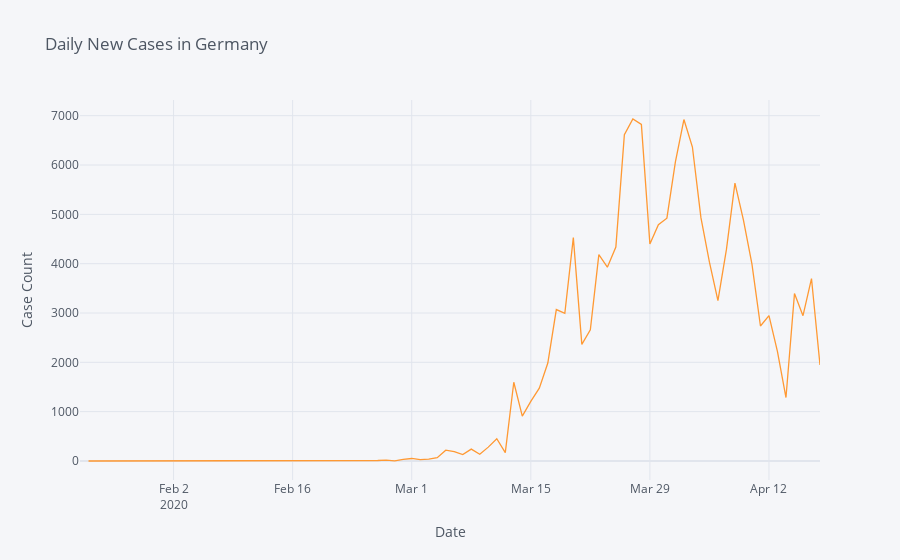

The cell this chart's notebook holds for it:
### Code cell
country_increase_rate(df, "Germany")

### Figure 1 — Plotly figure (JSON) as saved in the notebook; plotly's stock layout.template omitted (floating-point values rounded to 4 significant figures)
{"data": [{"line": {"color": "rgba(255, 153, 51, 1.0)", "dash": "solid", "shape": "linear", "width": 1.3}, "mode": "lines", "name": "y", "text": "", "type": "scatter", "x": ["2020-01-22", "2020-01-23", "2020-01-24", "2020-01-25", "2020-01-26", "2020-01-27", "2020-01-28", "2020-01-29", "2020-01-30", "2020-01-31", "2020-02-01", "2020-02-02", "2020-02-03", "2020-02-04", "2020-02-05", "2020-02-06", "2020-02-07", "2020-02-08", "2020-02-09", "2020-02-10", "2020-02-11", "2020-02-12", "2020-02-13", "2020-02-14", "2020-02-15", "2020-02-16", "2020-02-17", "2020-02-18", "2020-02-19", "2020-02-20", "2020-02-21", "2020-02-22", "2020-02-23", "2020-02-24", "2020-02-25", "2020-02-26", "2020-02-27", "2020-02-28", "2020-02-29", "2020-03-01", "2020-03-02", "2020-03-03", "2020-03-04", "2020-03-05", "2020-03-06", "2020-03-07", "2020-03-08", "2020-03-09", "2020-03-10", "2020-03-11", "2020-03-12", "2020-03-13", "2020-03-14", "2020-03-15", "2020-03-16", "2020-03-17", "2020-03-18", "2020-03-19", "2020-03-20", "2020-03-21", "2020-03-22", "2020-03-23", "2020-03-24", "2020-03-25", "2020-03-26", "2020-03-27", "2020-03-28", "2020-03-29", "2020-03-30", "2020-03-31", "2020-04-01", "2020-04-02", "2020-04-03", "2020-04-04", "2020-04-05", "2020-04-06", "2020-04-07", "2020-04-08", "2020-04-09", "2020-04-10", "2020-04-11", "2020-04-12", "2020-04-13", "2020-04-14", "2020-04-15", "2020-04-16", "2020-04-17", "2020-04-18"], "y": ["", 0, 0, 0, 0, 1, 3, 0, 0, 1, 3, 2, 2, 0, 0, 0, 1, 0, 1, 0, 2, 0, 0, 0, 0, 0, 0, 0, 0, 0, 0, 0, 0, 0, 1, 10, 19, 2, 31, 51, 29, 37, 66, 220, 188, 129, 241, 136, 281, 451, 170, 1597, 910, 1210, 1477, 1985, 3070, 2993, 4528, 2365, 2660, 4183, 3930, 4337, 6615, 6933, 6824, 4400, 4790, 4923, 6064, 6922, 6365, 4933, 4031, 3251, 4289, 5633, 4885, 3990, 2737, 2946, 2218, 1287, 3394, 2945, 3699, 1945]}], "layout": {"legend": {"bgcolor": "#F5F6F9", "font": {"color": "#4D5663"}}, "paper_bgcolor": "#F5F6F9", "plot_bgcolor": "#F5F6F9", "title": {"font": {"color": "#4D5663"}, "text": "Daily New Cases in Germany"}, "xaxis": {"gridcolor": "#E1E5ED", "showgrid": true, "tickfont": {"color": "#4D5663"}, "title": {"font": {"color": "#4D5663"}, "text": "Date"}, "zerolinecolor": "#E1E5ED"}, "yaxis": {"gridcolor": "#E1E5ED", "showgrid": true, "tickfont": {"color": "#4D5663"}, "title": {"font": {"color": "#4D5663"}, "text": "Case Count"}, "zerolinecolor": "#E1E5ED"}}}
